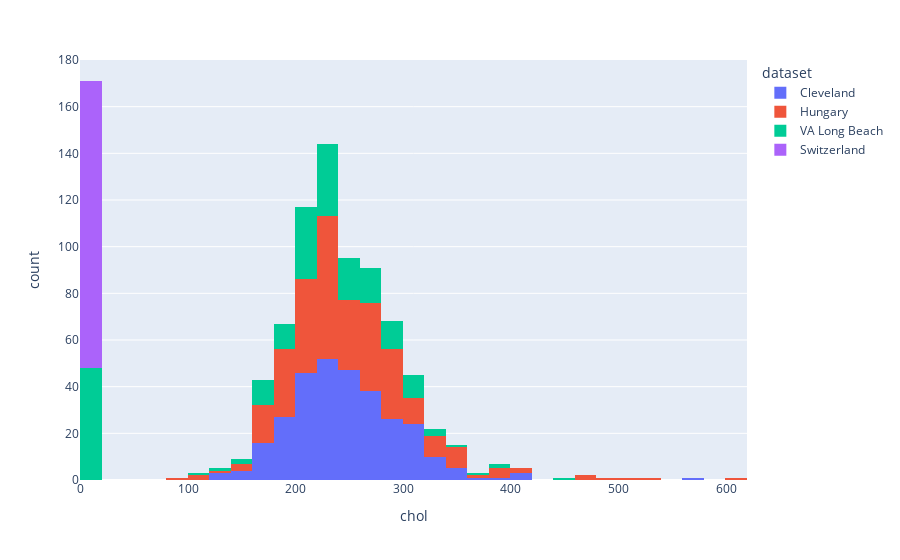

Notebook cell for this chart:
### Code cell
fig = px.histogram(df, x = 'chol', color = 'dataset')
fig.show()

### Figure 1 — Plotly figure (JSON) as saved in the notebook; plotly's stock layout.template omitted (floating-point values rounded to 4 significant figures; data arrays with more than 128 entries replaced by an {"elided": "..."} marker saying what was removed)
{"data": [{"alignmentgroup": "True", "bingroup": "x", "hovertemplate": "dataset=Cleveland<br>chol=%{x}<br>count=%{y}<extra></extra>", "legendgroup": "Cleveland", "marker": {"color": "#636efa", "pattern": {"shape": ""}}, "name": "Cleveland", "offsetgroup": "Cleveland", "orientation": "v", "showlegend": true, "type": "histogram", "x": {"elided": "304 int values"}, "xaxis": "x", "yaxis": "y"}, {"alignmentgroup": "True", "bingroup": "x", "hovertemplate": "dataset=Hungary<br>chol=%{x}<br>count=%{y}<extra></extra>", "legendgroup": "Hungary", "marker": {"color": "#EF553B", "pattern": {"shape": ""}}, "name": "Hungary", "offsetgroup": "Hungary", "orientation": "v", "showlegend": true, "type": "histogram", "x": {"elided": "293 int values"}, "xaxis": "x", "yaxis": "y"}, {"alignmentgroup": "True", "bingroup": "x", "hovertemplate": "dataset=VA Long Beach<br>chol=%{x}<br>count=%{y}<extra></extra>", "legendgroup": "VA Long Beach", "marker": {"color": "#00cc96", "pattern": {"shape": ""}}, "name": "VA Long Beach", "offsetgroup": "VA Long Beach", "orientation": "v", "showlegend": true, "type": "histogram", "x": {"elided": "199 int values"}, "xaxis": "x", "yaxis": "y"}, {"alignmentgroup": "True", "bingroup": "x", "hovertemplate": "dataset=Switzerland<br>chol=%{x}<br>count=%{y}<extra></extra>", "legendgroup": "Switzerland", "marker": {"color": "#ab63fa", "pattern": {"shape": ""}}, "name": "Switzerland", "offsetgroup": "Switzerland", "orientation": "v", "showlegend": true, "type": "histogram", "x": [0, 0, 0, 0, 0, 0, 0, 0, 0, 0, 0, 0, 0, 0, 0, 0, 0, 0, 0, 0, 0, 0, 0, 0, 0, 0, 0, 0, 0, 0, 0, 0, 0, 0, 0, 0, 0, 0, 0, 0, 0, 0, 0, 0, 0, 0, 0, 0, 0, 0, 0, 0, 0, 0, 0, 0, 0, 0, 0, 0, 0, 0, 0, 0, 0, 0, 0, 0, 0, 0, 0, 0, 0, 0, 0, 0, 0, 0, 0, 0, 0, 0, 0, 0, 0, 0, 0, 0, 0, 0, 0, 0, 0, 0, 0, 0, 0, 0, 0, 0, 0, 0, 0, 0, 0, 0, 0, 0, 0, 0, 0, 0, 0, 0, 0, 0, 0, 0, 0, 0, 0, 0, 0], "xaxis": "x", "yaxis": "y"}], "layout": {"barmode": "relative", "legend": {"title": {"text": "dataset"}, "tracegroupgap": 0}, "margin": {"t": 60}, "xaxis": {"anchor": "y", "domain": [0, 1], "title": {"text": "chol"}}, "yaxis": {"anchor": "x", "domain": [0, 1], "title": {"text": "count"}}}}
